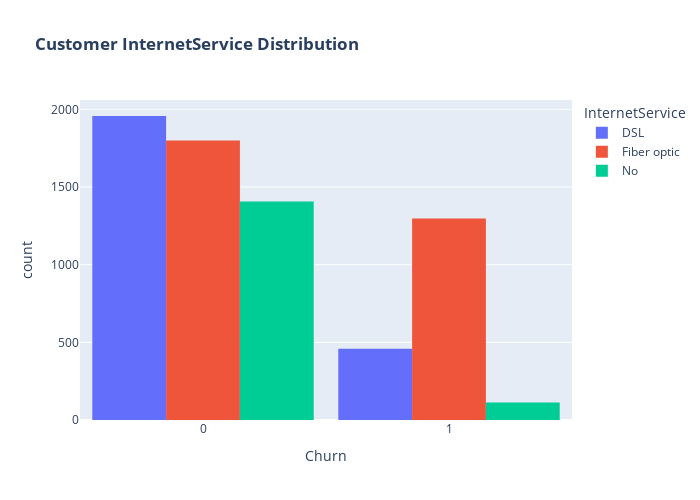

Notebook code cell kept with this figure:
### Markdown cell above
#### Customer InternetService types

### Code cell
fig = px.histogram(df2, x="Churn", color="InternetService", barmode="group", 
                   title="<b>Customer InternetService Distribution<b>")
fig.update_layout(width=700, height=500, bargap=0.1)
fig.show()

### Figure 1 — Plotly figure (JSON) as saved in the notebook; plotly's stock layout.template omitted (floating-point values rounded to 4 significant figures; data arrays with more than 128 entries replaced by an {"elided": "..."} marker saying what was removed)
{"data": [{"alignmentgroup": "True", "bingroup": "x", "hovertemplate": "InternetService=DSL<br>Churn=%{x}<br>count=%{y}<extra></extra>", "legendgroup": "DSL", "marker": {"color": "#636efa", "pattern": {"shape": ""}}, "name": "DSL", "offsetgroup": "DSL", "orientation": "v", "showlegend": true, "type": "histogram", "x": {"elided": "2416 int values"}, "xaxis": "x", "yaxis": "y"}, {"alignmentgroup": "True", "bingroup": "x", "hovertemplate": "InternetService=Fiber optic<br>Churn=%{x}<br>count=%{y}<extra></extra>", "legendgroup": "Fiber optic", "marker": {"color": "#EF553B", "pattern": {"shape": ""}}, "name": "Fiber optic", "offsetgroup": "Fiber optic", "orientation": "v", "showlegend": true, "type": "histogram", "x": {"elided": "3096 int values"}, "xaxis": "x", "yaxis": "y"}, {"alignmentgroup": "True", "bingroup": "x", "hovertemplate": "InternetService=No<br>Churn=%{x}<br>count=%{y}<extra></extra>", "legendgroup": "No", "marker": {"color": "#00cc96", "pattern": {"shape": ""}}, "name": "No", "offsetgroup": "No", "orientation": "v", "showlegend": true, "type": "histogram", "x": {"elided": "1520 int values"}, "xaxis": "x", "yaxis": "y"}], "layout": {"bargap": 0.1, "barmode": "group", "height": 500, "legend": {"title": {"text": "InternetService"}, "tracegroupgap": 0}, "title": {"text": "<b>Customer InternetService Distribution<b>"}, "width": 700, "xaxis": {"anchor": "y", "domain": [0, 1], "title": {"text": "Churn"}}, "yaxis": {"anchor": "x", "domain": [0, 1], "title": {"text": "count"}}}}
